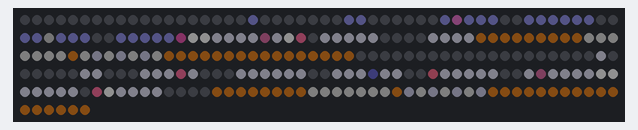
Recording of a program running on a simulated Raspberry Pi Pico running MicroPython. Parts: 256 RGB LEDs in strip order, left to right, continuing on the next row. Dim RGB values are drawn brighter than linear; random numbers come from a fixed seed.

Above: at 0.18 s.

The program:

bongocat.py
```python
# Demo: Bongo-Katze. Die Katze haut bei jedem Tastendruck am PC auf ihre Tastatur, abwechselnd
# links und rechts. Der PC (tools/tastatur.py) schickt pro Tastendruck einen Buchstaben fuer die
# Tastaturreihe ("k", "q", "a", "y") und jede Sekunde ein Lebenszeichen ("." oder "h") - welche
# Taste gedrueckt wurde, erfaehrt der Pico nie.
# Ohne PC tippt sie im Demo-Modus von selbst, nach langer Pause schlaeft sie ein.
import sys, time, select, random
import matrix as m

W, H = m.W, m.H
FRAME_MS = 30
PAW_FRAMES = 3     # so lange bleibt eine Pfote unten
AUTO_AFTER = 5000  # ms ohne Lebenszeichen vom PC -> Demo-Modus
SLEEP_AFTER = 30000  # ms ohne Tastendruck -> einschlafen

# W = Fell, P = Ohr innen, E = Auge, N = Nase, M = Mund, D = Tisch, K/k = Tastatur
ART = (
    "................",
    "................",
    "...W........W...",
    "...WW......WW...",
    "...WPWWWWWWPW...",
    "..WWWWWWWWWWWW..",
    "..WWEWWWWWWEWW..",
    "..WWWWWNNWWWWW..",
    "..WWWWMWWMWWWW..",
    "...WWWWWWWWWW...",
    "....WWWWWWWW....",
    "DDDDDDDDDDDDDDDD",
    "DKKKKKKKKKKKKKKD",
    "DKkKkKkKkKkKkKkD",
    "DDDDDDDDDDDDDDDD",
    "DDDDDDDDDDDDDDDD",
)
COL = {"W": (175, 175, 195), "P": (255, 120, 160), "E": (20, 20, 30), "N": (255, 110, 150),
       "M": (60, 40, 50), "D": (120, 60, 20), "K": (60, 60, 70), "k": (110, 110, 125)}
# Pfoten heller als das Fell, mit rosa Ballen; erhoben neben dem Koerper mit Luft zum Tisch
PAW = (255, 255, 255)
BEAN = (255, 120, 160)
PAW_UP = (((0, 8), (1, 8), (0, 9), (1, 9)), ((14, 8), (15, 8), (14, 9), (15, 9)))
PAW_DOWN = (((2, 10), (3, 10), (2, 11), (3, 11)), ((12, 10), (13, 10), (12, 11), (13, 11)))
BEAN_UP = ((1, 9), (14, 9))
KEYS_HIT = (((2, 12), (3, 12), (2, 13), (3, 13)), ((12, 12), (13, 12), (12, 13), (13, 13)))

# Katze, Tisch und Tastatur einmal zeichnen, danach pro Bild nur kopieren
m.clear()
for y, row in enumerate(ART):
    for x, ch in enumerate(row):
        if ch != ".":
            m.set(x, y, COL[ch])
BG = bytes(m.buf)

poll = select.poll()
poll.register(sys.stdin, select.POLLIN)
inp = sys.stdin.buffer

def read_input():
    # liefert Anzahl neuer Tastendruecke und ob ein Lebenszeichen kam
    hits = 0
    alive = False
    while poll.poll(0):
        c = inp.read(1)
        if not c:
            break
        if c in b"kqay":         # Tastendruck (Reihe ist der Katze egal)
            hits += 1
            alive = True
        elif c in b".hl":
            alive = True
    return hits, alive

paw = [0, 0]           # Restbilder, die die Pfote unten bleibt
next_paw = 0
pending = 0
sparks = []            # [x, y, dx, dy, Leben]
last_alive = time.ticks_ms() - AUTO_AFTER
last_hit = time.ticks_ms()
blink = 0
zs = []
frame = 0
auto_burst = 0

while True:
    t = time.ticks_ms()
    frame += 1
    hits, alive = read_input()
    if alive:
        last_alive = t
    auto = time.ticks_diff(t, last_alive) > AUTO_AFTER
    if auto:
        # Demo-Modus: mal schnelle Tipp-Salven, mal Pause
        if auto_burst > 0:
            auto_burst -= 1
            if random.random() < 0.45:
                hits += 1
        elif random.random() < 0.01:
            auto_burst = random.randrange(20, 120)
    pending = min(pending + hits, 6)
    if hits:
        last_hit = t
    asleep = time.ticks_diff(t, last_hit) > SLEEP_AFTER

    # freie Pfote nimmt den naechsten Tastendruck, abwechselnd links/rechts
    for _ in range(2):
        if pending and paw[next_paw] == 0:
            paw[next_paw] = PAW_FRAMES
            pending -= 1
            hx, hy = PAW_DOWN[next_paw][0]
            hy -= 1
            for _ in range(2):
                sparks.append([hx + 0.5 + random.uniform(-1, 1), hy - 0.5,
                               random.uniform(-0.25, 0.25), random.uniform(-0.35, -0.15), 6])
            next_paw ^= 1

    # zeichnen
    m.buf[:] = BG
    if blink == 0 and random.random() < 0.01:
        blink = 4
    if asleep or blink:
        for ex in (4, 11):
            m.set(ex, 6, COL["W"])
            if asleep:
                m.set(ex - 1, 6, COL["E"]); m.set(ex, 6, COL["E"])     # Augen zu: Strich
        blink = max(0, blink - 1)
    for side in (0, 1):
        if paw[side]:
            for x, y in PAW_DOWN[side]:
                m.set(x, y, PAW)
            for x, y in KEYS_HIT[side]:
                m.set(x, y, (255, 230, 80))
            paw[side] -= 1
        elif not asleep:
            for x, y in PAW_UP[side]:
                m.set(x, y, PAW)
            m.set(*BEAN_UP[side], BEAN)
    for s in sparks:
        s[0] += s[2]; s[1] += s[3]; s[4] -= 1
        f = s[4] * 42
        m.set(int(s[0]), int(s[1]), (255 * f >> 8, 220 * f >> 8, 60 * f >> 8))
    sparks = [s for s in sparks if s[4] > 0]
    # schlafen: Z steigen auf
    if asleep and frame % 40 == 0:
        zs.append([13.0, 4.0])
    for z in zs:
        z[1] -= 0.06
        z[0] += 0.02
        m.set(int(z[0]), int(z[1]), (120, 140, 255))
        m.set(int(z[0]) + 1, int(z[1]), (120, 140, 255))
    zs = [z for z in zs if z[1] > -1]
    m.show()
    time.sleep_ms(max(0, FRAME_MS - time.ticks_diff(time.ticks_ms(), t)))
```

matrix.py
```python
# Gemeinsame Bibliothek fuer alle Demos: 4x WS2812B 8x8 als 16x16-Flaeche an GP22
# Anordnung: 1 links oben, 2 links unten, 3 rechts oben, 4 rechts unten
# Farben werden immer in voller Aufloesung (0-255) angegeben, show() dimmt sie herunter.
import machine, neopixel, micropython, array

PIN = 22
W = H = 16
N = W * H
MAX = 16  # max. Helligkeit pro Kanal (0-255) -> ca. 500 mA gesamt, VSYS gemessen stabil bis MAX 22
# Helligkeitsausgleich je Matrix (1, 2, 3, 4) und Farbkanal (R, G, B).
# Matrix 1 hat andere LEDs: Rot/Gruen doppelt so hell, Blau ca. 1,45x (per Auge abgeglichen)
GAIN = ((0.5, 0.5, 0.69), (1, 1, 1), (1, 1, 1), (1, 1, 1))
# Strombremse: Summe aller Kanaele (0-255) darf das nicht ueberschreiten,
# sonst wird alles gleichmaessig gedimmt. 255 je LED = so viel wie der Regenbogen.
BUDGET = N * 255

_np = neopixel.NeoPixel(machine.Pin(PIN), N)
buf = bytearray(N * 3)  # R, G, B je LED, Index = LED-Nummer in der Kette

# Faktor je LED und Kanal in Festkomma (x1024), damit show() ohne Fliesskomma auskommt
_mul = array.array('H', [round(MAX * GAIN[i // 3 // 64][i % 3] * 1024 / 255) for i in range(N * 3)])

@micropython.viper
def _sum(src: ptr8, n: int) -> int:
    t = 0
    i = 0
    while i < n:
        t += src[i]
        i += 1
    return t

@micropython.viper
def _render(src: ptr8, dst: ptr8, mul: ptr16, n: int, k: int):
    # RGB (0-255) -> gedimmt, korrigiert, gerundet, in GRB-Reihenfolge fuer die WS2812B
    j = 0
    while j < n:
        dst[j + 1] = (src[j] * mul[j] * k + 524288) >> 20
        dst[j] = (src[j + 1] * mul[j + 1] * k + 524288) >> 20
        dst[j + 2] = (src[j + 2] * mul[j + 2] * k + 524288) >> 20
        j += 3

def xy(x, y):
    m = (x // 8) * 2 + (y // 8)
    return m * 64 + (y % 8) * 8 + (x % 8)

def set(x, y, c):
    if 0 <= x < W and 0 <= y < H:
        i = xy(x, y) * 3
        buf[i] = c[0]; buf[i + 1] = c[1]; buf[i + 2] = c[2]

def get(x, y):
    i = xy(x, y) * 3
    return (buf[i], buf[i + 1], buf[i + 2])

def fill(c):
    for i in range(0, N * 3, 3):
        buf[i] = c[0]; buf[i + 1] = c[1]; buf[i + 2] = c[2]

def clear():
    fill((0, 0, 0))

def show():
    tot = _sum(buf, N * 3)
    k = 1024 if tot <= BUDGET else 1024 * BUDGET // tot
    _render(buf, _np.buf, _mul, N * 3, k)
    _np.write()

def wheel(p):
    # Farbrad 0..767, jeweils nur 2 Kanaele aktiv
    p %= 768
    if p < 256:
        return (255 - p, p, 0)
    p -= 256
    if p < 256:
        return (0, 255 - p, p)
    p -= 256
    return (p, 0, 255 - p)
```
